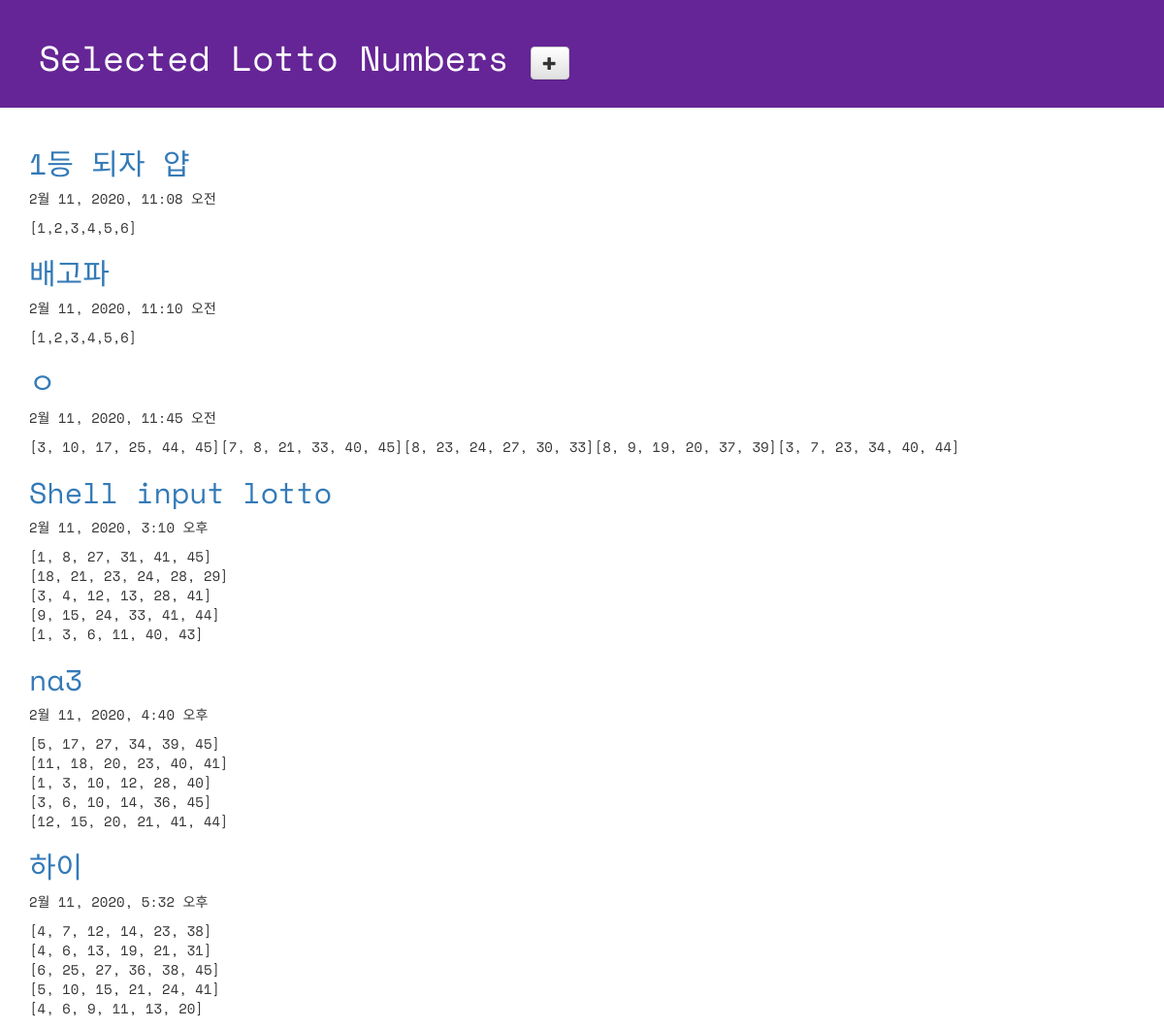
Page /lotto/ on the committed database.
### lotto/models.py (models this page shows, shortened)
class GuessNumbers(models.Model):
    name = models.CharField(max_length=24)
    text = models.CharField(max_length=255)
    lottos = models.CharField(max_length=255,
                    default='[1,2,3,4,5,6]')
    num_lotto = models.IntegerField(default=5)
    update_date = models.DateTimeField()

### lotto/views.py (the view)
# urls.py: path('lotto/',views.index, name='index'),
def index(request):
    lottos = GuessNumbers.objects.all()
    return render(request, 'lotto/default.html', {'lottos':lottos})

### lotto/templates/lotto/default.html (shortened to what this page needs)
<!DOCTYPE html>
{% load staticfiles %}
<html lang="ko">
<head>
  <link rel="stylesheet" href="//maxcdn.bootstrapcdn.com/bootstrap/3.2.0/css/bootstrap.min.css">
  <link rel="stylesheet" href="//maxcdn.bootstrapcdn.com/bootstrap/3.2.0/css/bootstrap-theme.min.css">
  <link rel='stylesheet' href="{% static 'css/lotto.css' %}">
</head>
<body>
  <div class="page-header">
  <h1>
    Selected Lotto Numbers
    <a href="{% url 'new_lotto'%}">
      <span class="glyphicon glyphicon-plus btn btn-default"></span>
    </a>
  </h1>
  </div>
  <div class="container lotto">
    {% for lotto in lottos %}
     <h2><a href ="{% url 'detail' lottokey=lotto.pk %}">{{lotto.text}}</a></h2>
     <p>{{lotto.update_date}}</p>
     <p>{{lotto.lottos | linebreaksbr }}</p>
    {% endfor %}
  </div>
</body>
</html>

### lotto/static/css/lotto.css (style rules this page uses)
.page-header { background-color: #652596; margin-top: 0; padding: 20px 20px 20px 40px; font-family: 'Space Mono', monospace; }
.page-header h1 { color: #FFFFFF; }
.container { font-family: 'Space Mono', monospace; }
.container h2 { color: #b9f442; }

### rows in the picture
GuessNumbers: text "1등 되자 얍", update_date "2월 11, 2020, 11:08 오전", lottos "[1,2,3,4,5,6]"
GuessNumbers: text "배고파", update_date "2월 11, 2020, 11:10 오전", lottos "[1,2,3,4,5,6]"
GuessNumbers: text "ㅇ", update_date "2월 11, 2020, 11:45 오전", lottos "[3, 10, 17, 25, 44, 45][7, 8, 21, 33, 40, 45][8, 23, 24, 27, 30, 33][8, 9, 19, 20, 37, 39][3, 7, 23, 34, 40, 44]"
GuessNumbers: text "Shell input lotto", update_date "2월 11, 2020, 3:10 오후", lottos "[1, 8, 27, 31, 41, 45] [18, 21, 23, 24, 28, 29] [3, 4, 12, 13, 28, 41] [9, 15, 24, 33, 41, 44] [1, 3, 6, 11, 40, 43]"
GuessNumbers: text "na3", update_date "2월 11, 2020, 4:40 오후", lottos "[5, 17, 27, 34, 39, 45] [11, 18, 20, 23, 40, 41] [1, 3, 10, 12, 28, 40] [3, 6, 10, 14, 36, 45] [12, 15, 20, 21, 41, 44]"
GuessNumbers: text "하이", update_date "2월 11, 2020, 5:32 오후", lottos "[4, 7, 12, 14, 23, 38] [4, 6, 13, 19, 21, 31] [6, 25, 27, 36, 38, 45] [5, 10, 15, 21, 24, 41] [4, 6, 9, 11, 13, 20]"
